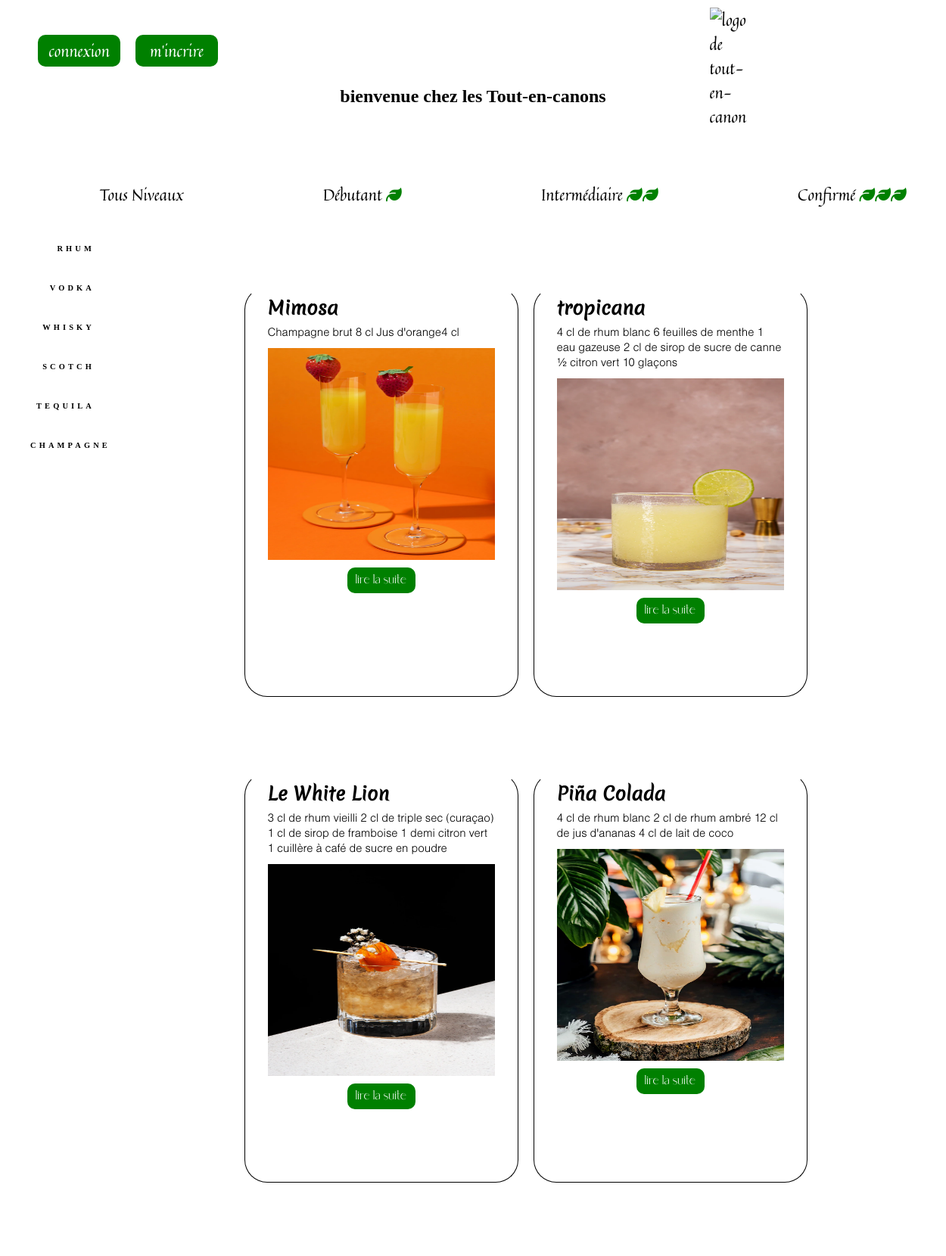
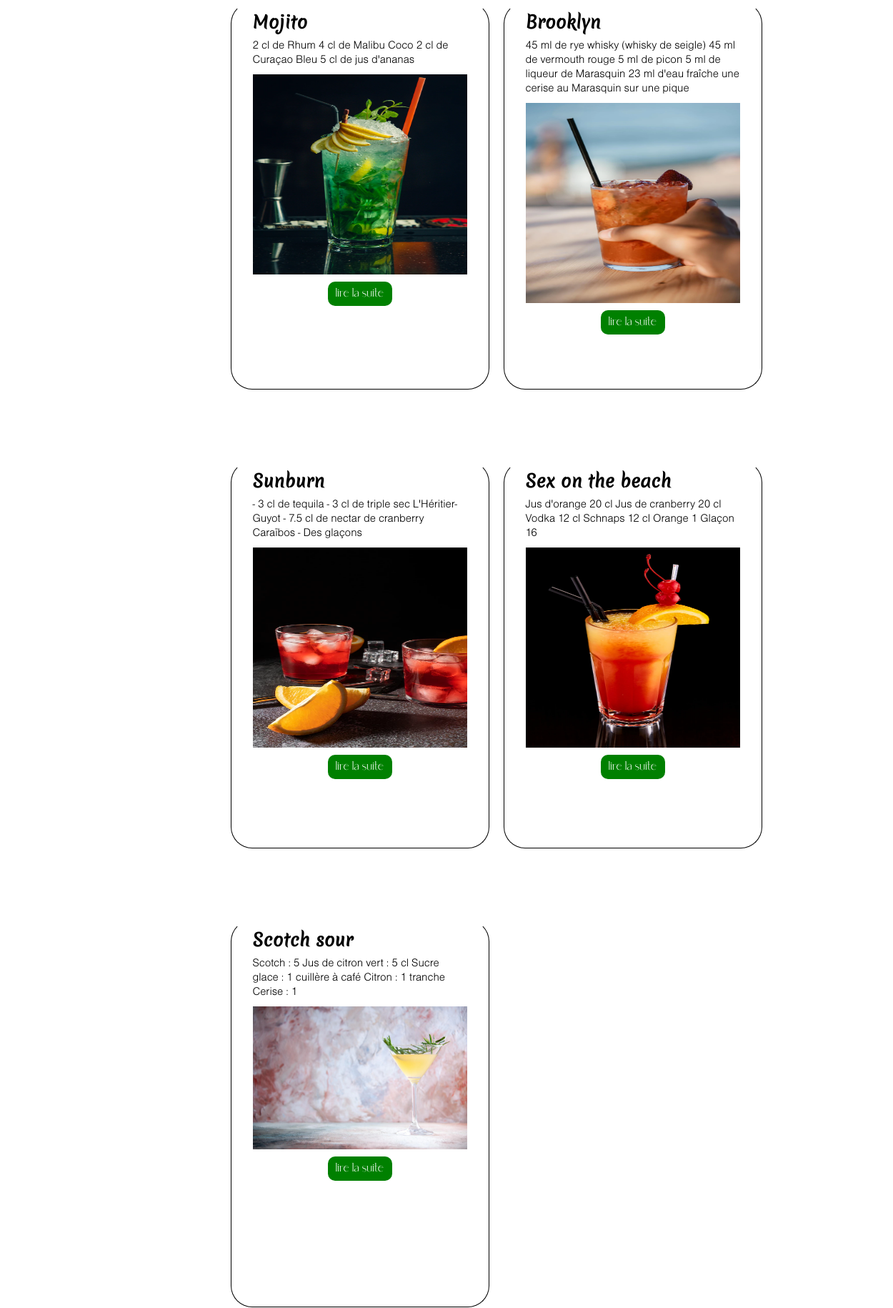
/index.php?action=RecetteToutNiveau (upper part), run on the app's committed database (2 pictures, top to bottom).
### tables this page shows
CREATE TABLE `recette` (
  `ID` int(255) NOT NULL,
  `Ingredients` longtext NOT NULL,
  `nomrecette` text NOT NULL,
  `Recette` longtext NOT NULL,
  `IDUtilisateur` int(255) NOT NULL,
  `Images` text NOT NULL,
  `difficulte` int(1) NOT NULL,
  `couleur` text NOT NULL
);

### Controller/Frontend/Controller.php (called while the page is built, shortened)
<?php
function RecetteToutNiveau()
{
    require('Model/Frontend/Recette.php');
    $ICRecette = new Recette();
    $DataRecette = $ICRecette->RecupereRecetteTousNiveau();
    require('View/Frontend/RecetteTousNiveau.php');
}
?>

### Model/Frontend/Recette.php (called while the page is built, shortened)
<?php
class Recette
{
    public function RecupereRecetteTousNiveau()
    {
        require('Connexion.php');
        $reponse = $bdd->prepare('SELECT * FROM recette');
        $reponse->execute();
        $data = $reponse->fetchAll();
        return $data;
    }
}
?>

### View/Frontend/RecetteTousNiveau.php (the view, shortened to what this page needs)
  <section id="FiltreAlcool">
    <aside class="MenuFiltreAlcool">
      <nav class="nav" >
        <ul>
          <li><a class="oh" href="index.php?action=TrieRecette&oh=Rhum">Rhum</a></li>
          <li><a class="oh" href="index.php?action=TrieRecette&oh=Vodka">Vodka</a></li>
          <li><a class="oh" href="index.php?action=TrieRecette&oh=Whisky">Whisky </a></li>
          <li><a class="oh" href="index.php?action=TrieRecette&oh=Scotch">Scotch</a></li>
          <li><a class="oh" href="index.php?action=TrieRecette&oh=Tequila">Tequila</a></li>
          <li><a class="oh" href="index.php?action=TrieRecette&oh=Champagne">Champagne</a></li>
        </ul>
      </nav>
    </aside>
</section>
<section id="Pages">
  <?php  foreach ($DataRecette as $donnees) : ?>
    <article class="EspaceRecettes">
      <div class='TitreCocktail'>
        <h2><?php echo $donnees['nomrecette']?></h2>
      </div>
      <div class="Recette">
      <?php echo $donnees['Ingredients']?> <br>
        <img src="<?php echo $donnees['Images']?>" alt="IllustrationCoktail" class="IllustrationCoktail">
      </div>
      <?php $identite=$donnees['ID']?>
        <div class="Suite"><a class="SuiteLien" href="index.php?action=PageRecette&id=<?php echo "$identite"?>">lire la suite</a>
        </div>
    </article>
  <?php endforeach; ?>
</section>
<?php require('Template.php'); ?>

### style.css (style rules this page uses)
html, body { margin: 0; padding: 0; width: 100%; height: 100%; }
ul { list-style:none; }
li { margin: auto; }
.MenuFiltreAlcool { position: fixed; width: 10%; height: 40vh; font-size: 0.65em; }
.nav { position: relative; text-align: right; top: 50%; transform: translateY(-50%); font-weight: bold; }
.nav ul { list-style: none; flex-direction: column; }
.nav li { position: relative; margin: 0px; }
.nav a { line-height: 5em; text-transform: uppercase; text-decoration: none; letter-spacing: 0.4em; color: black; display: block; }
.nav a { position: relative; }
img.IllustrationCoktail { display: flex; width: 300px; margin-top: 10px; max-height: 280px; }
.EspaceRecettes { display: block; height: 480px; width: 300px; margin: 10px; padding: 30px; border-width: 1px; border-style: solid; border-color: black; margin-top: 90px; overflow: scroll; border-radius: 30px; border-top-color: white; }
.TitreCocktail { font-family: "Merienda-Regular"; margin-top: -40px; z-index: 1000; display: block; position: absolute; width: 300px; align-content: center; }
.SuiteLien { text-align: center; display: block; margin:auto; font-family: "Saudagar"; text-decoration: none; color: white; background-color:green; width:80px; border-radius:10px; padding:5px; margin-top: 10px; }
.Recette { font-family: arial; margin-top: 20px; }
section#Pages { display: flex; flex-wrap: wrap; margin-left: 25%; }

### data on the page
recette: nomrecette "Mimosa", Ingredients "Champagne brut 8 cl Jus d'orange4 cl", Images (picture)
recette: nomrecette "tropicana", Ingredients "4 cl de rhum blanc 6 feuilles de menthe 1 eau gazeuse 2 cl de sirop de sucre de canne ½ citron vert 10 glaçons", Images (picture)
recette: nomrecette "Le White Lion", Ingredients "3 cl de rhum vieilli 2 cl de triple sec (curaçao) 1 cl de sirop de framboise 1 demi citron vert 1 cuillère à café de sucre en poudre", Images (picture)
recette: nomrecette "Piña Colada", Ingredients "4 cl de rhum blanc 2 cl de rhum ambré 12 cl de jus d'ananas 4 cl de lait de coco", Images (picture)
recette: nomrecette "Mojito", Ingredients "2 cl de Rhum 4 cl de Malibu Coco 2 cl de Curaçao Bleu 5 cl de jus d'ananas", Images (picture)
recette: nomrecette "Brooklyn", Ingredients "45 ml de rye whisky (whisky de seigle) 45 ml de vermouth rouge 5 ml de picon 5 ml de liqueur de Marasquin 23 ml d'eau fraîche une cerise au Marasquin sur une pique", Images (picture)
recette: nomrecette "Sunburn", Ingredients "- 3 cl de tequila - 3 cl de triple sec L'Héritier-Guyot - 7.5 cl de nectar de cranberry Caraïbos - Des glaçons", Images (picture)
recette: nomrecette "Sex on the beach", Ingredients "Jus d'orange 20 cl Jus de cranberry 20 cl Vodka 12 cl Schnaps 12 cl Orange 1 Glaçon 16", Images (picture)
recette: nomrecette "Scotch sour", Ingredients "Scotch : 5 Jus de citron vert : 5 cl Sucre glace : 1 cuillère à café Citron : 1 tranche Cerise : 1", Images (picture)
